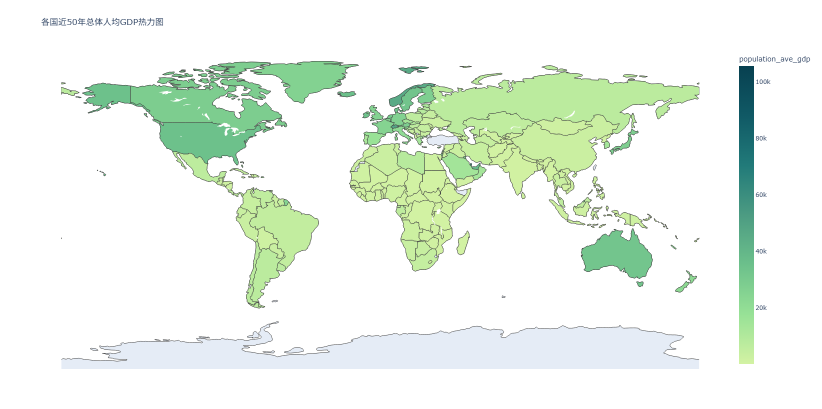
#> input picture fig_tmp_lst/50Ave_GDP.png, 1643 x 818 px, found by its file name (shown at 1/2 size)
$ python basic_hotmap.py
#> lines starting #> are read from the running program, lines starting #| are printed output that depends on the picture
import cv2
import numpy as np
import pandas as pd
import plotly.express as px
import matplotlib.pyplot as plt
# [119 lines left out: function hotmap_on_map, not called in this run]

def load_np_img(image_path):
#> called with image_path = './fig_tmp_lst/50Ave_GDP.png'
    input_img = cv2.imread(image_path, cv2.IMREAD_COLOR)
#> input_img is the input picture: shape (818, 1643, 3); mean B, G, R 235.8, 245.2, 236.6
    if input_img is None:
        raise FileNotFoundError(f"未找到图像文件: {image_path}")
    input_img = cv2.cvtColor(input_img, cv2.COLOR_BGR2RGB)
    return input_img

if __name__ == '__main__':
    # hotmap_on_map()
    # img_paths = [f"./fig_tmp_lst/{i}_GDP_Mean.png" for i in [50, 30, 20, 5]]
    # imgs = [load_np_img(p) for p in img_paths]
    imgs = [load_np_img('./fig_tmp_lst/50Ave_GDP.png'), load_np_img('./fig_tmp_lst/Overall_GDP.png')]
#> call 2 of load_np_img, with image_path = './fig_tmp_lst/Overall_GDP.png'
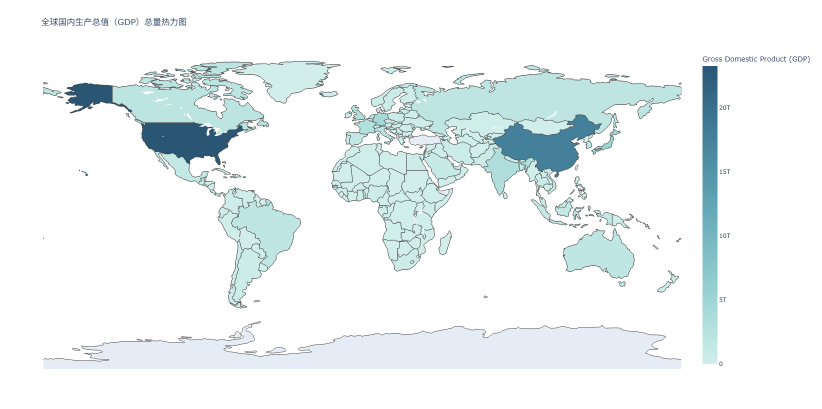
#> input picture fig_tmp_lst/Overall_GDP.png, 1643 x 818 px, found by its file name (shown at 1/2 size)
#> in load_np_img, input_img is the input picture: shape (818, 1643, 3); mean B, G, R 244.7, 243.8, 237.7
    # [5 lines of commented-out code are left out]
    out = np.concatenate(imgs, axis=1)
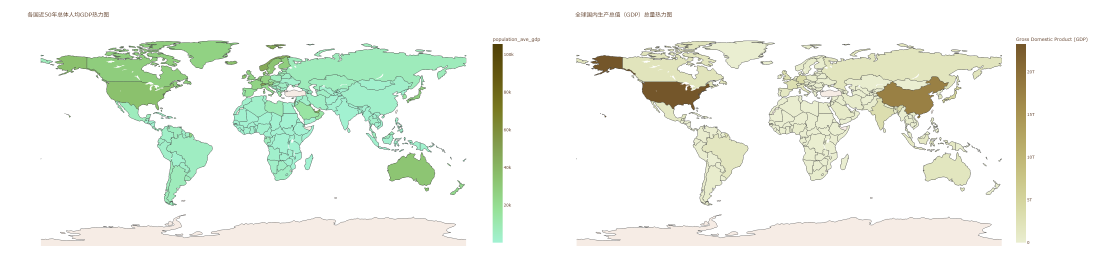
#> out: shape (818, 3286, 3) (shown at 1/3 size); mean of channels 0, 1, 2 237.2, 244.5, 240.3; drawn as B, G, R
    plt.imsave("./fig_tmp_lst/AveAndOverall_GDP.png", out)
